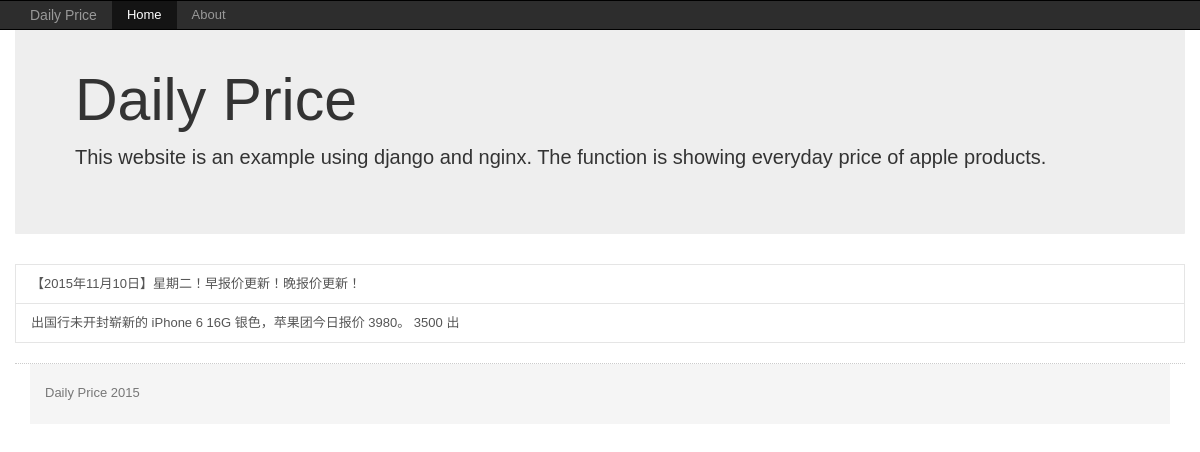
The page /quote/ on the database as committed earlier.
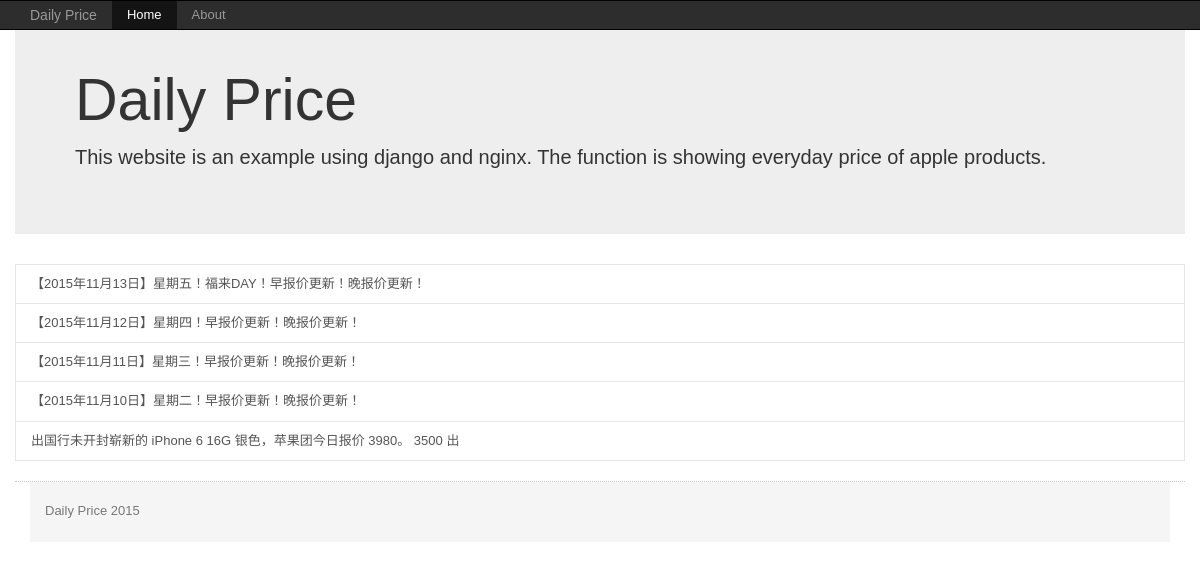
The same page on the database as committed later.
### quote/models.py (models this page shows, shortened)
class Quote(models.Model):
    title = models.CharField(max_length=100)
    pub_date = models.DateField('date published')

### quote/views.py (the view)
def index(request):
    latest_quotes_list = Quote.objects.order_by('-pub_date')[:]
    context = {'latest_quotes_list': latest_quotes_list}
    return render(request, 'quote/index.html', context)

### quote/templates/quote/index.html
{% extends "base.html" %}
{% block content %}
<div class="jumbotron">
            <h1>Daily Price</h1>
            <p>This website is an example using django and nginx. The function is showing everyday price of apple products.</p>
</div>
{% if latest_quotes_list %}
<div class="post">
<div class="list-group">
    {% for quote in latest_quotes_list %}
        <a href="/quote/{{ quote.id }}/" class="list-group-item">{{ quote.title }}</a>
    {% endfor %}
</div>
{% else %}
    <p>No quotes are available.</p>
</div>
{% endif %}
{% endblock %}

Rows that differ between the two databases and show on the page:
added Quote: title "【2015年11月13日】星期五！福来DAY！早报价更新！晚报价更新！"
added Quote: title "【2015年11月12日】星期四！早报价更新！晚报价更新！"
added Quote: title "【2015年11月11日】星期三！早报价更新！晚报价更新！"
